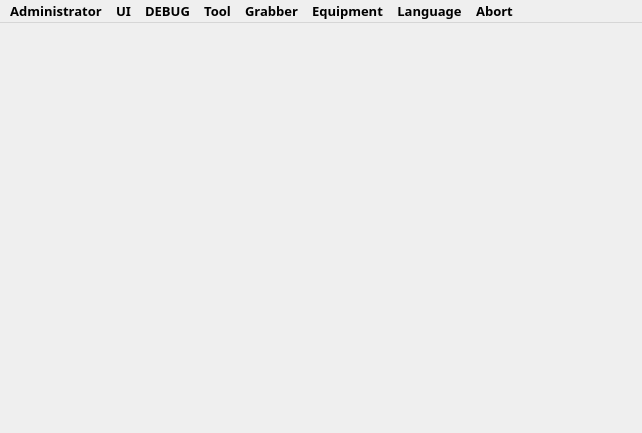
<?xml version="1.0" encoding="UTF-8"?>
<ui version="4.0">
 <class>QHMainWindow</class>
 <widget class="QMainWindow" name="QHMainWindow">
  <property name="geometry">
   <rect>
    <x>0</x>
    <y>0</y>
    <width>642</width>
    <height>433</height>
   </rect>
  </property>
  <property name="minimumSize">
   <size>
    <width>320</width>
    <height>240</height>
   </size>
  </property>
  <property name="font">
   <font>
    <family>Microsoft Tai Le</family>
    <pointsize>9</pointsize>
    <weight>75</weight>
    <bold>true</bold>
   </font>
  </property>
  <property name="focusPolicy">
   <enum>Qt::StrongFocus</enum>
  </property>
  <property name="contextMenuPolicy">
   <enum>Qt::CustomContextMenu</enum>
  </property>
  <property name="windowTitle">
   <string>HisFX3CCMTest</string>
  </property>
  <widget class="QWidget" name="centralWidget"/>
  <widget class="QMenuBar" name="menuBar">
   <property name="geometry">
    <rect>
     <x>0</x>
     <y>0</y>
     <width>642</width>
     <height>28</height>
    </rect>
   </property>
   <property name="font">
    <font>
     <family>Microsoft Tai Le</family>
     <pointsize>10</pointsize>
     <weight>75</weight>
     <bold>true</bold>
    </font>
   </property>
   <widget class="QMenu" name="menuAdministrator">
    <property name="font">
     <font>
      <family>Microsoft Tai Le</family>
      <pointsize>10</pointsize>
      <weight>75</weight>
      <bold>true</bold>
     </font>
    </property>
    <property name="title">
     <string>Administrator</string>
    </property>
    <addaction name="csvManageaction"/>
    <addaction name="actionConfig_Content_Table"/>
    <addaction name="separator"/>
    <addaction name="actionShortcut"/>
    <addaction name="separator"/>
    <addaction name="actionChoose_OperatorMode"/>
    <addaction name="separator"/>
    <addaction name="disableconfigaction"/>
    <addaction name="actionChange_Password"/>
   </widget>
   <widget class="QMenu" name="menuUI">
    <property name="font">
     <font>
      <family>Microsoft Tai Le</family>
      <pointsize>10</pointsize>
      <weight>75</weight>
      <bold>true</bold>
     </font>
    </property>
    <property name="title">
     <string>UI</string>
    </property>
    <addaction name="showItem2EndResultaction"/>
    <addaction name="showEndResult2Imageaction"/>
    <addaction name="separator"/>
    <addaction name="actionImage_Show"/>
    <addaction name="separator"/>
    <addaction name="actionSave_Lock_UI"/>
    <addaction name="actionPanel_moveable"/>
    <addaction name="actionReset_UI_Layout"/>
    <addaction name="separator"/>
    <addaction name="actionShow_Channel_1"/>
    <addaction name="actionShow_Channel_2"/>
    <addaction name="separator"/>
    <addaction name="actionFont"/>
   </widget>
   <widget class="QMenu" name="menuDEBUG">
    <property name="font">
     <font>
      <family>Microsoft Tai Le</family>
      <pointsize>10</pointsize>
      <weight>75</weight>
      <bold>true</bold>
     </font>
    </property>
    <property name="title">
     <string>DEBUG</string>
    </property>
    <addaction name="enableDebugModeaction"/>
    <addaction name="actionSave_Text_Info_To_Local"/>
   </widget>
   <widget class="QMenu" name="menuTool">
    <property name="font">
     <font>
      <family>Microsoft Tai Le</family>
      <pointsize>10</pointsize>
      <weight>75</weight>
      <bold>true</bold>
     </font>
    </property>
    <property name="title">
     <string>Tool</string>
    </property>
    <addaction name="actionCoordinate_Convertion"/>
    <addaction name="actionComputer_Compatibility_Test"/>
    <addaction name="actionRepeated_Test"/>
    <addaction name="actionJsl_to_csv"/>
   </widget>
   <widget class="QMenu" name="menuGrabber">
    <property name="font">
     <font>
      <family>Microsoft Tai Le</family>
      <pointsize>10</pointsize>
      <weight>75</weight>
      <bold>true</bold>
     </font>
    </property>
    <property name="title">
     <string>Grabber</string>
    </property>
    <addaction name="actionChoose_Grabber"/>
    <addaction name="actionUpdate_FPGA_FW"/>
    <addaction name="separator"/>
    <addaction name="actionVoltage_Calibration"/>
    <addaction name="currentCalaction"/>
    <addaction name="OSCalibrationaction"/>
   </widget>
   <widget class="QMenu" name="menuLanguage">
    <property name="font">
     <font>
      <family>Microsoft Tai Le</family>
      <pointsize>10</pointsize>
      <weight>75</weight>
      <bold>true</bold>
     </font>
    </property>
    <property name="title">
     <string>Language</string>
    </property>
    <addaction name="simpleChineseaction"/>
    <addaction name="englishaction"/>
   </widget>
   <widget class="QMenu" name="menuAbort">
    <property name="font">
     <font>
      <family>Microsoft Tai Le</family>
      <pointsize>10</pointsize>
      <weight>75</weight>
      <bold>true</bold>
     </font>
    </property>
    <property name="title">
     <string>Abort</string>
    </property>
    <addaction name="actionVersion"/>
    <addaction name="actionHelp"/>
    <addaction name="actionSOP"/>
   </widget>
   <widget class="QMenu" name="menuEquipment">
    <property name="font">
     <font>
      <family>Microsoft Tai Le</family>
      <pointsize>10</pointsize>
      <weight>75</weight>
      <bold>true</bold>
     </font>
    </property>
    <property name="title">
     <string>Equipment</string>
    </property>
   </widget>
   <addaction name="menuAdministrator"/>
   <addaction name="menuUI"/>
   <addaction name="menuDEBUG"/>
   <addaction name="menuTool"/>
   <addaction name="menuGrabber"/>
   <addaction name="menuEquipment"/>
   <addaction name="menuLanguage"/>
   <addaction name="menuAbort"/>
  </widget>
  <action name="disableconfigaction">
   <property name="text">
    <string>Lock</string>
   </property>
  </action>
  <action name="actionChange_Password">
   <property name="text">
    <string>Change Password</string>
   </property>
  </action>
  <action name="csvManageaction">
   <property name="text">
    <string>Config Manage</string>
   </property>
  </action>
  <action name="actionChoose_OperatorMode">
   <property name="text">
    <string>Choose Operator Mode</string>
   </property>
   <property name="font">
    <font>
     <family>Microsoft Tai Le</family>
     <pointsize>10</pointsize>
     <weight>75</weight>
     <bold>true</bold>
    </font>
   </property>
  </action>
  <action name="showItem2EndResultaction">
   <property name="checkable">
    <bool>true</bool>
   </property>
   <property name="checked">
    <bool>true</bool>
   </property>
   <property name="text">
    <string>Result On Right</string>
   </property>
   <property name="font">
    <font>
     <family>Microsoft Tai Le</family>
     <pointsize>10</pointsize>
     <weight>75</weight>
     <bold>true</bold>
    </font>
   </property>
  </action>
  <action name="showEndResult2Imageaction">
   <property name="checkable">
    <bool>true</bool>
   </property>
   <property name="checked">
    <bool>true</bool>
   </property>
   <property name="text">
    <string>Result On Image</string>
   </property>
   <property name="font">
    <font>
     <family>Microsoft Tai Le</family>
     <pointsize>10</pointsize>
     <weight>75</weight>
     <bold>true</bold>
    </font>
   </property>
  </action>
  <action name="actionImage_Show">
   <property name="text">
    <string>Image Show</string>
   </property>
   <property name="font">
    <font>
     <family>Microsoft Tai Le</family>
     <pointsize>10</pointsize>
     <weight>75</weight>
     <bold>true</bold>
    </font>
   </property>
  </action>
  <action name="actionSave_Lock_UI">
   <property name="text">
    <string>Save/Lock UI</string>
   </property>
   <property name="font">
    <font>
     <family>Microsoft Tai Le</family>
     <pointsize>10</pointsize>
     <weight>75</weight>
     <bold>true</bold>
    </font>
   </property>
  </action>
  <action name="actionPanel_moveable">
   <property name="checkable">
    <bool>true</bool>
   </property>
   <property name="text">
    <string>Panel Moveable</string>
   </property>
   <property name="font">
    <font>
     <family>Microsoft Tai Le</family>
     <pointsize>10</pointsize>
     <weight>75</weight>
     <bold>true</bold>
    </font>
   </property>
  </action>
  <action name="actionReset_UI_Layout">
   <property name="text">
    <string>Reset UI Layout</string>
   </property>
   <property name="font">
    <font>
     <family>Microsoft Tai Le</family>
     <pointsize>10</pointsize>
     <weight>75</weight>
     <bold>true</bold>
    </font>
   </property>
  </action>
  <action name="enableDebugModeaction">
   <property name="checkable">
    <bool>true</bool>
   </property>
   <property name="text">
    <string>Debug Mode ON</string>
   </property>
   <property name="font">
    <font>
     <family>Microsoft Tai Le</family>
     <pointsize>10</pointsize>
     <weight>75</weight>
     <bold>true</bold>
    </font>
   </property>
  </action>
  <action name="actionCoordinate_Convertion">
   <property name="text">
    <string>Coordinate Convertion</string>
   </property>
   <property name="font">
    <font>
     <family>Microsoft Tai Le</family>
     <pointsize>10</pointsize>
     <weight>75</weight>
     <bold>true</bold>
    </font>
   </property>
  </action>
  <action name="actionChoose_Grabber">
   <property name="text">
    <string>Grabber Config</string>
   </property>
   <property name="font">
    <font>
     <family>Microsoft Tai Le</family>
     <pointsize>10</pointsize>
     <weight>75</weight>
     <bold>true</bold>
    </font>
   </property>
  </action>
  <action name="actionUpdate_FPGA_FW">
   <property name="text">
    <string>Update FPGA FW</string>
   </property>
   <property name="font">
    <font>
     <family>Microsoft Tai Le</family>
     <pointsize>10</pointsize>
     <weight>75</weight>
     <bold>true</bold>
    </font>
   </property>
  </action>
  <action name="actionVoltage_Calibration">
   <property name="text">
    <string>Voltage Calibration</string>
   </property>
   <property name="font">
    <font>
     <family>Microsoft Tai Le</family>
     <pointsize>10</pointsize>
     <weight>75</weight>
     <bold>true</bold>
    </font>
   </property>
  </action>
  <action name="currentCalaction">
   <property name="text">
    <string>Current Self Calibration</string>
   </property>
   <property name="font">
    <font>
     <family>Microsoft Tai Le</family>
     <pointsize>10</pointsize>
     <weight>75</weight>
     <bold>true</bold>
    </font>
   </property>
  </action>
  <action name="OSCalibrationaction">
   <property name="text">
    <string>OS Self Calibration</string>
   </property>
   <property name="font">
    <font>
     <family>Microsoft Tai Le</family>
     <pointsize>10</pointsize>
     <weight>75</weight>
     <bold>true</bold>
    </font>
   </property>
  </action>
  <action name="simpleChineseaction">
   <property name="checkable">
    <bool>true</bool>
   </property>
   <property name="checked">
    <bool>true</bool>
   </property>
   <property name="text">
    <string>simplified Chinese</string>
   </property>
   <property name="font">
    <font>
     <family>Microsoft Tai Le</family>
     <pointsize>10</pointsize>
     <weight>75</weight>
     <bold>true</bold>
    </font>
   </property>
  </action>
  <action name="englishaction">
   <property name="checkable">
    <bool>true</bool>
   </property>
   <property name="text">
    <string>English</string>
   </property>
   <property name="font">
    <font>
     <family>Microsoft Tai Le</family>
     <pointsize>10</pointsize>
     <weight>75</weight>
     <bold>true</bold>
    </font>
   </property>
  </action>
  <action name="actionVersion">
   <property name="text">
    <string>Version</string>
   </property>
   <property name="font">
    <font>
     <family>Microsoft Tai Le</family>
     <pointsize>10</pointsize>
     <weight>75</weight>
     <bold>true</bold>
    </font>
   </property>
  </action>
  <action name="actionShortcut">
   <property name="text">
    <string>Shortcut</string>
   </property>
   <property name="font">
    <font>
     <family>Microsoft Tai Le</family>
     <pointsize>10</pointsize>
     <weight>75</weight>
     <bold>true</bold>
    </font>
   </property>
  </action>
  <action name="actionConfig_Content_Table">
   <property name="text">
    <string>Config Content Table</string>
   </property>
  </action>
  <action name="actionShow_Channel_1">
   <property name="checkable">
    <bool>true</bool>
   </property>
   <property name="checked">
    <bool>true</bool>
   </property>
   <property name="text">
    <string>Show Channel 1</string>
   </property>
   <property name="font">
    <font>
     <family>Microsoft Tai Le</family>
     <pointsize>10</pointsize>
     <weight>75</weight>
     <bold>true</bold>
    </font>
   </property>
  </action>
  <action name="actionShow_Channel_2">
   <property name="checkable">
    <bool>true</bool>
   </property>
   <property name="checked">
    <bool>true</bool>
   </property>
   <property name="text">
    <string>Show Channel 2</string>
   </property>
   <property name="font">
    <font>
     <family>Microsoft Tai Le</family>
     <pointsize>10</pointsize>
     <weight>75</weight>
     <bold>true</bold>
    </font>
   </property>
  </action>
  <action name="actionComputer_Compatibility_Test">
   <property name="text">
    <string>Computer Compatibility Test</string>
   </property>
   <property name="font">
    <font>
     <family>Microsoft Tai Le</family>
     <pointsize>10</pointsize>
     <weight>75</weight>
     <bold>true</bold>
    </font>
   </property>
  </action>
  <action name="actionHelp">
   <property name="text">
    <string>User Manual(CHM)</string>
   </property>
   <property name="font">
    <font>
     <family>Microsoft Tai Le</family>
     <pointsize>10</pointsize>
     <weight>75</weight>
     <bold>true</bold>
    </font>
   </property>
  </action>
  <action name="actionRepeated_Test">
   <property name="text">
    <string>Repeated Test</string>
   </property>
  </action>
  <action name="actionSave_Text_Info_To_Local">
   <property name="checkable">
    <bool>true</bool>
   </property>
   <property name="text">
    <string>Save Text Info To Local</string>
   </property>
   <property name="font">
    <font>
     <family>Microsoft Tai Le</family>
     <pointsize>10</pointsize>
     <weight>75</weight>
     <bold>true</bold>
    </font>
   </property>
  </action>
  <action name="actionFont">
   <property name="text">
    <string>Font</string>
   </property>
   <property name="font">
    <font>
     <family>Microsoft Tai Le</family>
     <pointsize>10</pointsize>
     <weight>75</weight>
     <bold>true</bold>
    </font>
   </property>
  </action>
  <action name="actionSOP">
   <property name="text">
    <string>作业指导书(SOP)</string>
   </property>
  </action>
  <action name="actionJsl_to_csv">
   <property name="text">
    <string>jsv to csv</string>
   </property>
  </action>
 </widget>
 <layoutdefault spacing="6" margin="11"/>
 <resources>
  <include location="hisfx3ccmtest.qrc"/>
 </resources>
 <connections/>
</ui>
